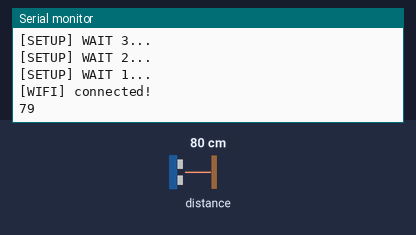
Recording of a sketch running on a simulated ESP8266 (NodeMCU). On the bench: the last lines printed to the serial monitor. Wiring (inferred from the names in the program): ultrasonic range finder: trigger D4; echo D3. The test bench sets the inputs (shaded band); at power-on: distance to the obstacle 80 cm. The echo pulse lasts 58.3 µs per cm; WiFi joins after 1.5 s; servers stay silent unless stated; uploads are accepted with an empty reply.

Above: at 6.7 s.
6.8 s: distance to the obstacle set to 2 cm
At 6.8 s:
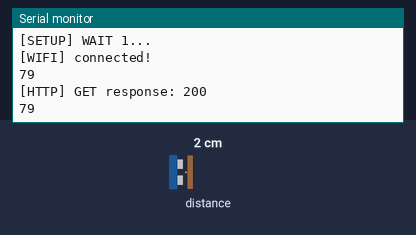
8.4 s: distance to the obstacle set to 4 cm
At 9.9 s:
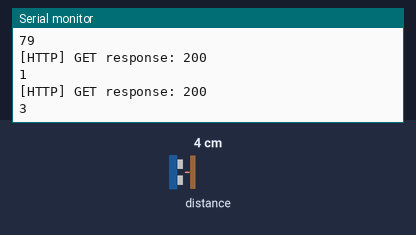
Timing chart, 0 to 11.4 s (numbered marks = the images above; inputs shaded):
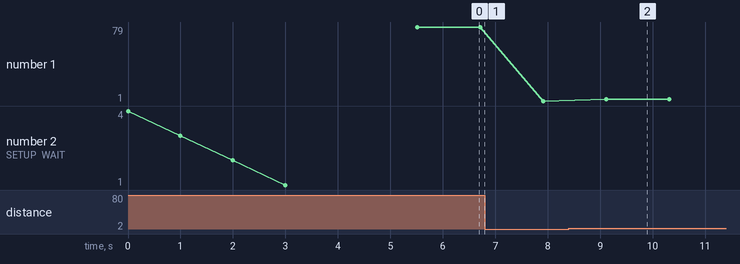

Measured:
- after the input at 8.4 s, the serial monitor: prints a new line after 0.72 s (image 2)
- plotted number 1: 79 → 1 after the input at 6.8 s, 1 → 3 after the input at 8.4 s

The sketch:

smartcitygarbage.ino
```cpp
/// based on
/// https://github.com/esp8266/Arduino/blob/master/libraries/ESP8266HTTPClient/examples/Authorization/Authorization.ino

#include <Arduino.h>
#include <ESP8266WiFi.h>
#include <ESP8266WiFiMulti.h>
#include <ESP8266HTTPClient.h>

ESP8266WiFiMulti WiFiMulti;


const char* ssid = "your ssid";
const char* password = "yout wifi password";
//int adc=0;
const char* host = "io.adafruit.com";
//char occupied[10]="value=";
//char message[10]="";
const char* io_key = "f1fe68f5c8b64699969045cfa55d135c";
const char* path_with_username = "/api/v2/youraccount/feeds/garbage/data";

// Use web browser to view and copy
// SHA1 fingerprint of the certificate
const char* fingerprint = "77 00 54 2D DA E7 D8 03 27 31 23 99 EB 27 DB CB A5 4C 57 18";
const int trigPin = 2;  //D4
const int echoPin = 0;  //D3

// defines variables
long duration;
int distance;
void setup() {
  Serial.begin(115200);
pinMode(trigPin, OUTPUT); // Sets the trigPin as an Output
pinMode(echoPin, INPUT);
  for(uint8_t t = 4; t > 0; t--) {
    Serial.printf("[SETUP] WAIT %d...\n", t);
    Serial.flush();
    delay(1000);
  }

  WiFi.mode(WIFI_STA);
  WiFiMulti.addAP(ssid, password);

  // wait for WiFi connection
  while(WiFiMulti.run() != WL_CONNECTED) {
    Serial.print('.');
    delay(1000);
  }

  Serial.println("[WIFI] connected!");


}

void loop() {
    HTTPClient http;
String occupied="";
 digitalWrite(trigPin, LOW);
delayMicroseconds(2);

// Sets the trigPin on HIGH state for 10 micro seconds
digitalWrite(trigPin, HIGH);
delayMicroseconds(10);
digitalWrite(trigPin, LOW);

// Reads the echoPin, returns the sound wave travel time in microseconds
duration = pulseIn(echoPin, HIGH);

// Calculating the distance
distance= duration*0.034/2;

Serial.println(distance);
String message="value=";
//if (distance< 3) {
// occupied="full";}
// else
 //{
occupied=String(10-distance);
 //}
message=message + occupied;
delay(1000);
 // start request with URL and TLS cert fingerprint for verification
  http.begin("https://" + String(host) + String(path_with_username), fingerprint);

  // IO API authentication
  http.addHeader("X-AIO-Key", io_key);
  http.addHeader("Content-Type","application/x-www-form-urlencoded");
  // start connection and send HTTP header
  int httpCode = http.POST(message);
//String payload=http.getString();
  // httpCode will be negative on error
  if(httpCode > 0) {
    // HTTP header has been send and Server response header has been handled
    Serial.printf("[HTTP] GET response: %d\n", httpCode);

    // HTTP 200 OK
    if(httpCode == HTTP_CODE_OK) {
      String payload = http.getString();
      Serial.println(payload);
    }

    http.end();
  }
}
```
